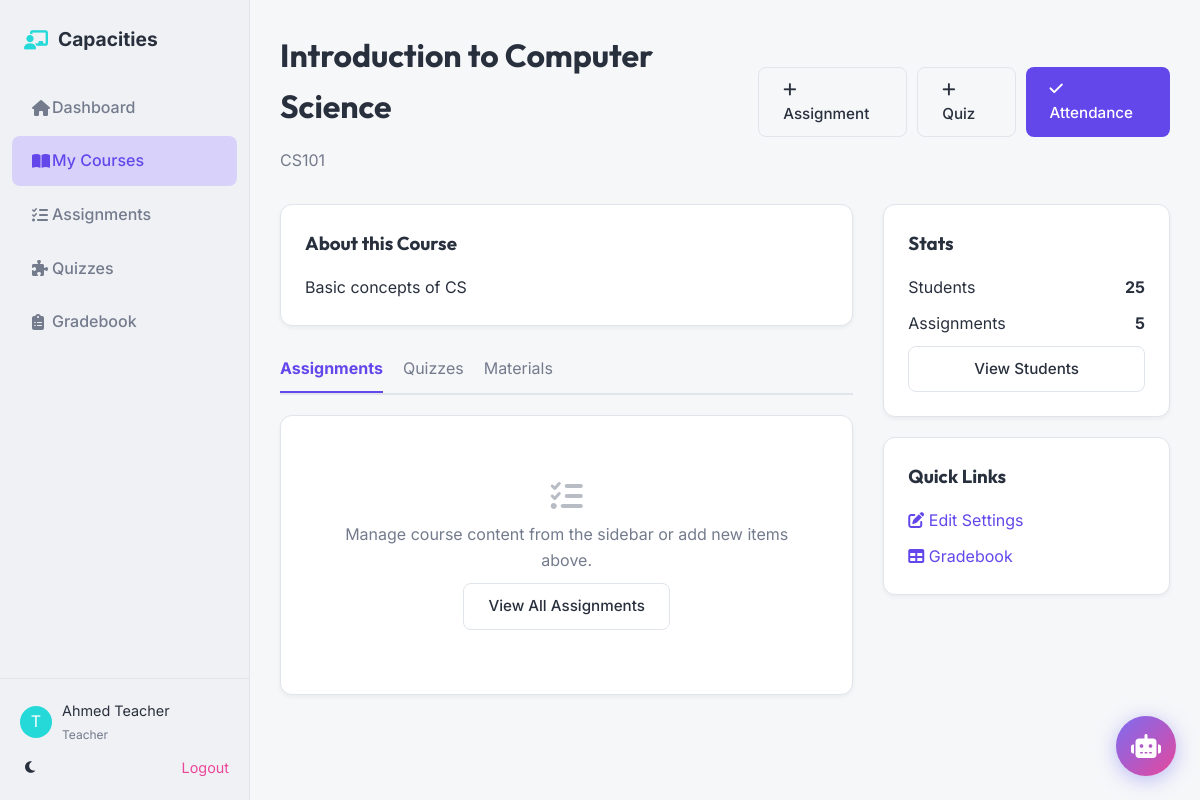
The page /teacher/courses/view/1 (signed in) on the database its author committed.
### tables this page shows
CREATE TABLE `courses` (
  `id` INT UNSIGNED NOT NULL AUTO_INCREMENT,
  `title` VARCHAR(200) NOT NULL,
  `code` VARCHAR(20) NOT NULL,
  `description` TEXT NULL,
  `teacher_id` INT UNSIGNED NOT NULL,
  `image` VARCHAR(255) DEFAULT 'course-placeholder.jpg',
  `start_date` DATE NULL,
  `end_date` DATE NULL,
  `status` ENUM('active', 'archived') DEFAULT 'active',
  `created_at` TIMESTAMP DEFAULT CURRENT_TIMESTAMP,
  PRIMARY KEY (`id`),
  UNIQUE INDEX `code_unique` (`code` ASC),
  INDEX `fk_courses_teacher_idx` (`teacher_id` ASC),
  CONSTRAINT `fk_courses_teacher`
    FOREIGN KEY (`teacher_id`)
    REFERENCES `users` (`id`)
    ON DELETE CASCADE
    ON UPDATE CASCADE
);

### index.php (called while the page is built)
<?php
require_once 'public/index.php';

### app/Config/Database.php (called while the page is built, shortened)
<?php
class Database {
    private static $connection = null;
    public static function connect() {
        if (self::$connection === null) {
            try {
                $dsn = "mysql:host=" . DB_HOST . ";dbname=" . DB_NAME . ";charset=" . DB_CHAR;
                $options = [
                    PDO::ATTR_ERRMODE => PDO::ERRMODE_EXCEPTION,
                    PDO::ATTR_DEFAULT_FETCH_MODE => PDO::FETCH_ASSOC,
                    PDO::ATTR_EMULATE_PREPARES => false,
                ];
                self::$connection = new PDO($dsn, DB_USER, DB_PASS, $options);
            } catch (PDOException $e) {
                if (DEBUG) {
                    die("Database Connection Error: " . $e->getMessage());
                } else {
                    die("System Error: Could not connect to the database.");
                }
            }
        }
        return self::$connection;
    }
}

### app/Models/Course.php (called while the page is built, shortened)
<?php
require_once APP . '/Config/Database.php';
class Course {
    private $db;
    public function __construct() {
        $this->db = Database::connect();
    }
    public function findById($id) {
        $sql = "SELECT c.*, u.name as teacher_name, u.avatar as teacher_avatar
                FROM courses c
                JOIN users u ON c.teacher_id = u.id
                WHERE c.id = :id";
        $stmt = $this->db->prepare($sql);
        $stmt->execute([':id' => $id]);
        return $stmt->fetch();
    }
}

### views/teacher/courses/view.php (the view, shortened to what this page needs)
<div class="main-header">
    <div>
        <h1><?= $course['title'] ?></h1>
        <p style="color: var(--text-muted);"><?= $course['code'] ?></p>
    </div>
    <div style="display: flex; gap: 10px;">
        <a href="<?= APP_URL ?>/teacher/assignments/create/<?= $course['id'] ?>" class="btn btn-outline"><i class="fas fa-plus"></i> Assignment</a>
        <a href="<?= APP_URL ?>/teacher/quizzes/create/<?= $course['id'] ?>" class="btn btn-outline"><i class="fas fa-plus"></i> Quiz</a>
        <a href="<?= APP_URL ?>/teacher/attendance/record/<?= $course['id'] ?>" class="btn btn-primary"><i class="fas fa-check"></i> Attendance</a>
    </div>
</div>
<div style="display: grid; grid-template-columns: 2fr 1fr; gap: 30px;">
    <div>
        <div class="card" style="margin-bottom: 20px;">
            <h3>About this Course</h3>
            <p><?= nl2br($course['description']) ?></p>
        </div>
        <div style="margin-bottom: 20px; border-bottom: 2px solid var(--border-color);">
            <ul style="display: flex; gap: 20px;">
                <li style="padding: 10px 0; border-bottom: 2px solid var(--primary); font-weight: bold; color: var(--primary);">Assignments</li>
                <li style="padding: 10px 0; color: var(--text-muted);">Quizzes</li>
                <li style="padding: 10px 0; color: var(--text-muted);">Materials</li>
            </ul>
        </div>
        <div class="card">
            <div style="text-align: center; padding: 40px; color: var(--text-muted);">
                <i class="fas fa-tasks" style="font-size: 2rem; margin-bottom: 10px; opacity: 0.5;"></i>
                <p>Manage course content from the sidebar or add new items above.</p>
                <a href="<?= APP_URL ?>/teacher/assignments?course_id=<?= $course['id'] ?>" class="btn btn-outline" style="margin-top: 10px;">View All Assignments</a>
            </div>
        </div>
    </div>
    <div>
        <div class="card" style="margin-bottom: 20px;">
            <h3>Stats</h3>
            <div style="margin-bottom: 10px; display: flex; justify-content: space-between;">
                <span>Students</span>
                <strong>25</strong>
            </div>
            <div style="margin-bottom: 10px; display: flex; justify-content: space-between;">
                <span>Assignments</span>
                <strong>5</strong>
            </div>
            <a href="<?= APP_URL ?>/teacher/courses/students/<?= $course['id'] ?>" class="btn btn-outline" style="width: 100%; text-align: center;">View Students</a>
        </div>
        <div class="card">
            <h3>Quick Links</h3>
            <ul style="display: flex; flex-direction: column; gap: 10px;">
                <li><a href="<?= APP_URL ?>/teacher/courses/edit/<?= $course['id'] ?>" style="color: var(--primary);"><i class="fas fa-edit"></i> Edit Settings</a></li>
                <li><a href="<?= APP_URL ?>/teacher/grades/index/<?= $course['id'] ?>" style="color: var(--primary);"><i class="fas fa-table"></i> Gradebook</a></li>
            </ul>
        </div>
    </div>
</div>

### public/assets/css/main.css (style rules this page uses)
* { box-sizing: border-box; margin: 0; padding: 0; }
body { font-family: var(--font-body); background-color: var(--bg-body); color: var(--text-main); transition: background-color 0.3s ease, color 0.3s ease; line-height: 1.6; }
h1, h2, h3, h4, h5, h6 { font-family: var(--font-heading); margin-bottom: 1rem; font-weight: 700; }
a { text-decoration: none; color: inherit; }
ul { list-style: none; }
.card { background: var(--bg-card); border-radius: var(--radius); padding: 24px; box-shadow: var(--shadow-sm); border: 1px solid var(--border-color); transition: transform 0.2s ease, box-shadow 0.2s ease; }
.btn { display: inline-block; padding: 10px 24px; border-radius: 8px; font-weight: 500; cursor: pointer; transition: all 0.2s; border: none; font-size: 0.95rem; }
.btn-primary { background-color: var(--primary); color: white; }
.btn-outline { border: 1px solid var(--border-color); background: transparent; color: var(--text-main); }
.main-header { display: flex; justify-content: space-between; align-items: center; margin-bottom: 30px; }

### public/assets/css/theme.css (style rules this page uses)
:root { --primary-hue: 250; --primary: hsl(var(--primary-hue), 80%, 60%); --primary-hover: hsl(var(--primary-hue), 80%, 50%); --primary-light: hsl(var(--primary-hue), 80%, 90%); --secondary-hue: 180; --secondary: hsl(var(--secondary-hue), 70%, 50%); --accent-hue: 330; --accent: hsl(var(--accent-hue), 80%, 60%); --bg-body: hsl(220, 20%, 97%); --bg-card: hsl(0, 0%, 100%); --bg-sidebar: hsl(220, 20%, 95%); --text-main: hsl(220, 20%, 20%); --text-muted: hsl(220, 10%, 50%); --text-light: hsl(220, 10%, 90%); --border-color: hsl(220, 20%, 90%); --shadow-sm: 0 2px 4px rgba(0, 0, 0, 0.05); --shadow-md: 0 4px 6px rgba(0, 0, 0, 0.1); --shadow-lg: 0 10px 15px rgba(0, 0, 0, 0.1); --radius: 12px; --font-heading: "Outfit", sans-serif; --font-body: "Inter", sans-serif; --header-height: 70px; --sidebar-width: 250px; }

### rows shown on the page
courses: title "Introduction to Computer Science", code "CS101", description "Basic concepts of CS"

### other values the page prints
Session::get('user_name') "Ahmed Teacher"
